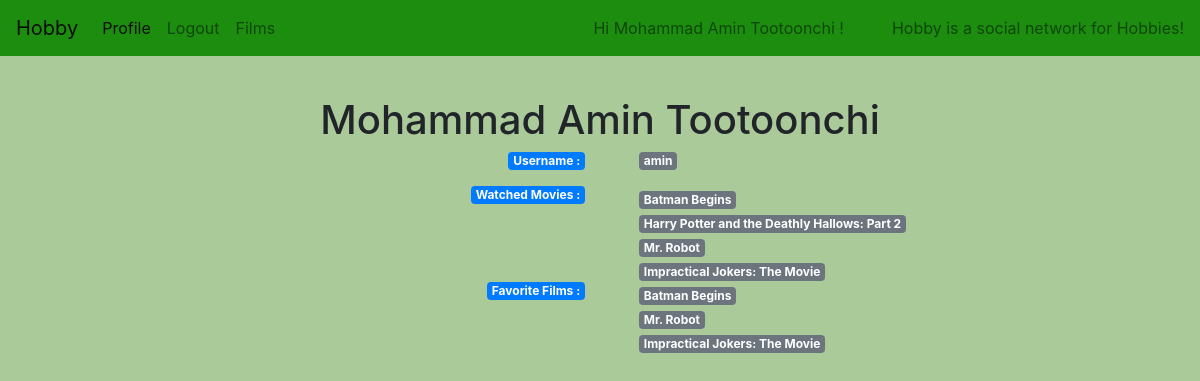
Page /accounts/profile (signed in) on the earlier database version.
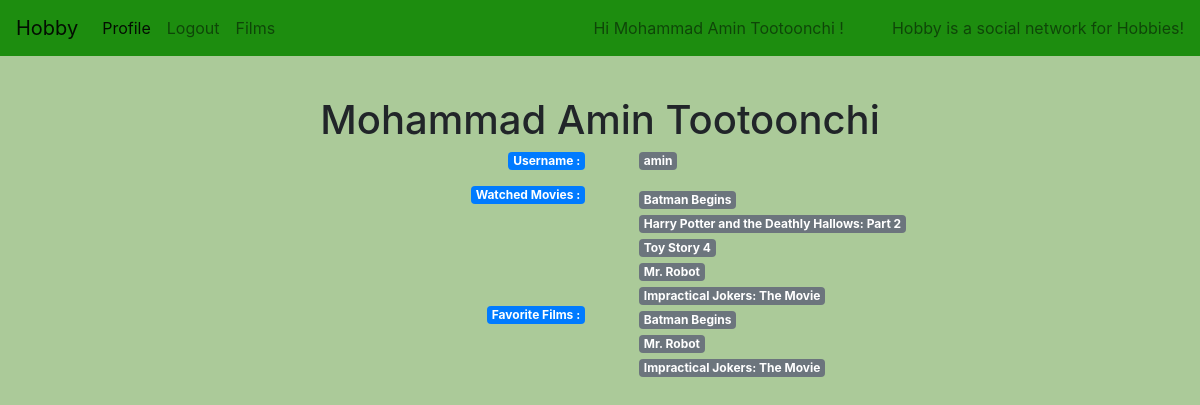
Same page on the later database version.
### films/models.py (models this page shows, shortened)
class Film(models.Model):
    title = models.CharField(max_length=100)
    imdbId = models.CharField(primary_key=True, max_length=100)
    year  = models.IntegerField()
    cast = models.CharField(max_length=200)
    countries = models.CharField(max_length=100)
    box_office = models.CharField(max_length=100,default=0)
    rating = models.FloatField()
    votes = models.IntegerField()
    cover_url = models.URLField()
    fullsize_poster = models.URLField()
    writer = models.CharField(max_length=200)
    director = models.CharField(max_length=200)
    top_250_films = models.IntegerField()
    synopsis = models.TextField()
    search_time = models.IntegerField(default=0)
    comments = models.ManyToManyField(Comment)

### accounts/views.py (the view)
# urls.py: path('profile', views.ProfileView.as_view(), name='profile'),
class ProfileView(DetailView):
    template_name = 'accounts/profile.html'
    def get_object(self, queryset=None):
        user = User.objects.get(username=self.request.user.username)
        return user

### accounts/models.py (called while the page is built)
    def __str__(self):
        return self.username

### accounts/templatetags/user_detail.py (called while the page is built)
def list_of_movies(watched_films):
    films = watched_films.all()
    titles = []
    for film in films:
        titles.append(film.title)
    if len(titles) == 0:
        return ''
    else:
        return titles

### accounts/templates/accounts/profile.html (shortened to what this page needs)
{% extends 'layout.html' %}
{% load bootstrap4 %}
{% load user_detail %}
{% block body %}
    <div class="container text-center">
    <p class="h1">{{ user.name }}</p>
    <div class="row">
        <div class="col">
            <p class="badge btn-primary float-right">Username :</p>
        </div>
        <div class="col">
            <span class="badge badge-secondary ml-4 float-left">{{ user.username }}</span>
        </div>
    </div>
    <div class="row">
        <div class="col">
        <div class="badge btn-primary float-right">Watched Movies :</div>
        </div>
        <div class="col float-right text-left">
        {% for title in user.watched_films|list_of_movies %}
            <a href="{% url 'films:film-redirector' title %}">
            <span class="badge badge-secondary ml-4">
                 {{ title }}
            </span>
            </a>
        <br>
        {% endfor %}
        </div>
    </div>
    <div class="row">
        <div class="col">
        <div class="badge btn-primary float-right">Favorite Films :</div>
        </div>
        <div class="col float-right text-left">
        {% if user.fav_list|list_of_movies != '' %}
            {% for title in user.fav_list|list_of_movies %}
            <a href="{% url 'films:film-redirector' title %}">
            <span class="badge badge-secondary ml-4">
                {{ title }}
            </span>
            </a>
        <br>
        {% endfor %}
        {% else %}
        <span class="badge badge-secondary ml-4">
        Nothing! <a href="{% url 'films:search' %}"> Add? </a>
        </span>
        {% endif %}
        </div>
    </div>
    </div>
{% endblock %}

Differences in the rows shown:
added Film: watched_films "Toy Story 4"
